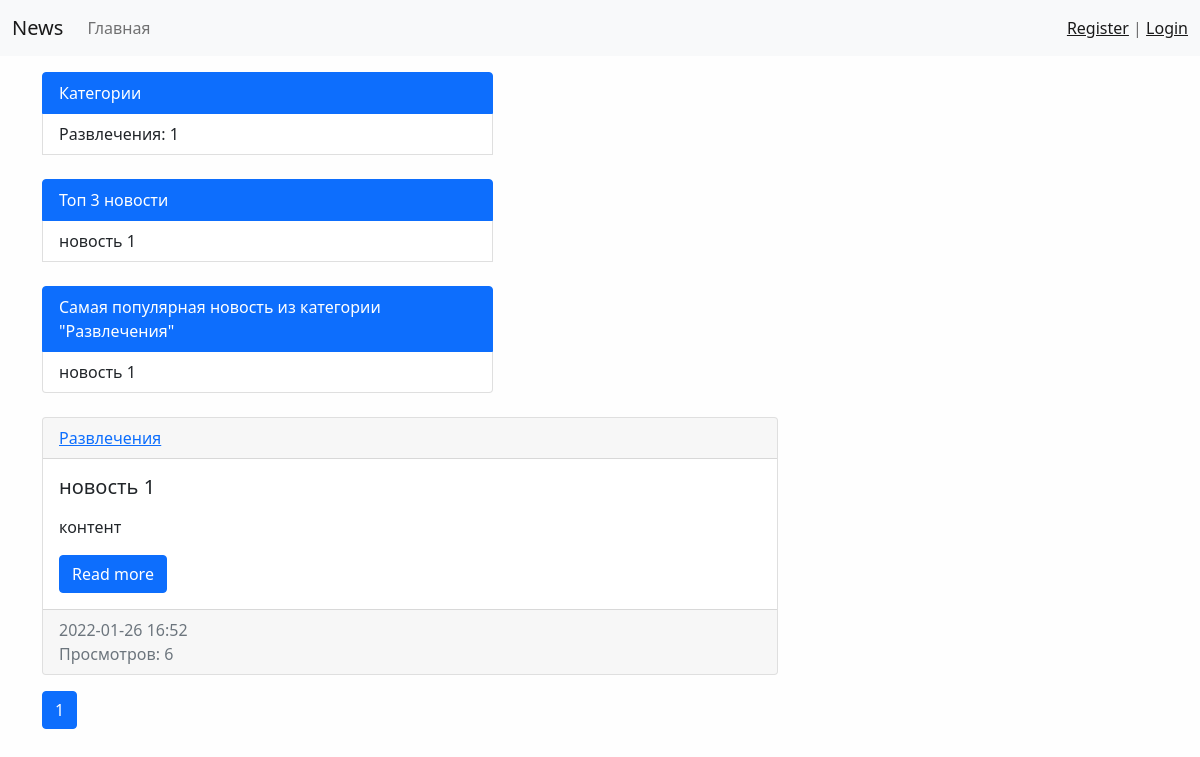
/category/6, run on an earlier commit of the app's database.
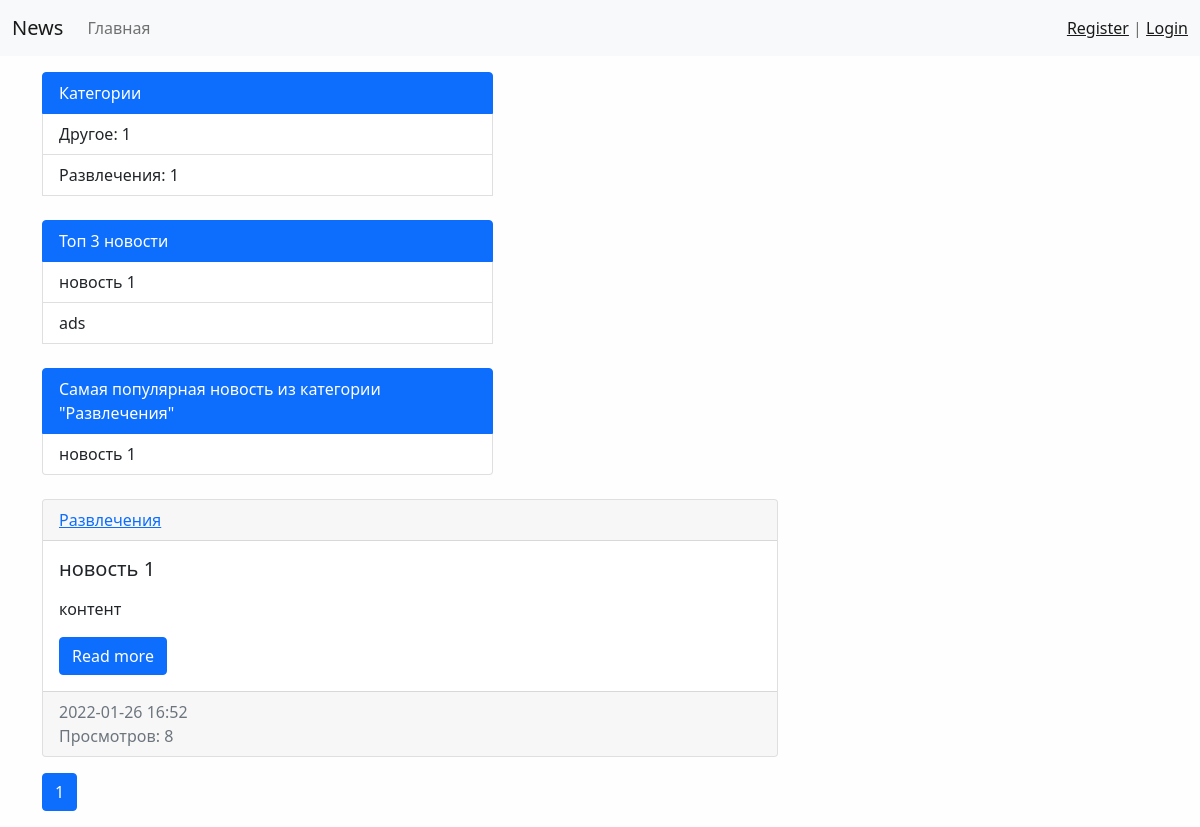
And on a later commit of the database.
### news/models.py (models this page shows)
class Category(models.Model):
    title = models.CharField(max_length=150, db_index=True, verbose_name='Наименование категории')
    def __str__(self):
        return self.title
    def get_absolute_url(self):
        return reverse('category', kwargs={"category_id": self.pk})
    class Meta:
        verbose_name = 'Категория'
        verbose_name_plural = 'Категории'
        ordering = ['-title']

class News(models.Model):
    title = models.CharField(max_length=150, verbose_name='Название')
    content = models.TextField(blank=True, verbose_name='Содержание')
    created_at = models.DateTimeField(auto_now_add=True, verbose_name='Дата создания')
    updated_at = models.DateTimeField(auto_now=True, verbose_name='Дата редактирования')
    photo = models.ImageField(upload_to='photos/%Y/%m/%d/', verbose_name='Фото', blank=True)
    is_published = models.BooleanField(default=False, verbose_name='Опубликовано')
    category = models.ForeignKey('Category', on_delete=models.PROTECT, verbose_name='Категория')
    views = models.IntegerField(default=0)
    def get_absolute_url(self):
        return reverse('view-news', kwargs={"pk": self.pk})
    def __str__(self):
        return f'{self.title}'
    class Meta:
        verbose_name = 'Новость'
        verbose_name_plural = 'Новости'
        ordering = ['-created_at']

### news/views.py (the view)
# urls.py: path('category/<int:category_id>', views.NewsByCategory.as_view(extra_context={'title': 'Страница'}),
class NewsByCategory(ListView):
    model = News
    template_name = 'news/category_news_list.html'
    context_object_name = 'news'
    allow_empty = False
    paginate_by = 4
    def get_context_data(self, *, object_list=None, **kwargs):
        context = super().get_context_data(**kwargs)
        context['title'] = Category.objects.get(pk=self.kwargs["category_id"])
        context['popular_news'] = News.objects.filter(category__title=context['title']).order_by('-views').first()
        return context
    def get_queryset(self):
        return News.objects.filter(category_id=self.kwargs["category_id"], is_published=True)

### news/templatetags/news_tags.py (called while the page is built)
@register.simple_tag(name='get_list_categories')
def get_categories():
    categories = Category.objects.filter(news__is_published=True).annotate(cnt=Count('news')).order_by('-cnt')
    return categories

@register.simple_tag(name='get_list_popular_news')
def get_popular_news():
    popular_news = News.objects.order_by('-views')
    return popular_news[:3]

### news/templates/news/category_news_list.html (shortened to what this page needs)
{% extends 'news/base.html' %}
{% load news_tags %}
{% block sidebar %}
    {% include 'includes/_sidebar.html' %}
    <div class="list-group">
        <div class="list-group-item list-group-item-action active">Топ 3 новости</div>
        {% get_list_popular_news as news %}
        {% for item in news %}
            <a href="{{ item.get_absolute_url }}" class="list-group-item list-group-item-action">{{ item.title }}</a>
        {% endfor %}
        <br>
        <div class="list-group">
            <div class="list-group-item list-group-item-action active">Самая популярная новость из категории "{{ title }}"</div>
            <a href="{{ popular_news.get_absolute_url }}"
               class="list-group-item list-group-item-action">{{ popular_news }}</a>
        </div>
        <br>
    </div>
{% endblock %}
{% block content %}
    {% for item in news %}
        <div class="card mb-3 ">
            <div class="card-header">
                <a href="{{ item.category.get_absolute_url }}">{{ item.category }}</a>
            </div>
            <div class="card-body">
                <div class="media">
                    <div class="media-body">
                        <h5 class="card-title">{{ item.title }}</h5>
                        <p class="card-text">{{ item.content|safe|linebreaks|truncatewords:100 }}</p>
                        <a href="{{ item.get_absolute_url }}" class="btn btn-primary">Read more</a>
                    </div>
                </div>
            </div>
            <div class="card-footer text-muted">
                {{ item.created_at|date:"Y-m-d H:i" }}<br>Просмотров: {{ item.views }}
            </div>
        </div>
    {% endfor %}
{% endblock %}

### news/templates/includes/_sidebar.html
{% load news_tags %}
<div class="list-group">
    <div class="list-group-item list-group-item-action active">Категории</div>
    {% get_list_categories as categories %}
    {% for category in categories%}
            <a href="{{ category.get_absolute_url }}" class="list-group-item list-group-item-action">{{ category.title }}: {{ category.cnt}}</a>
    {% endfor %}
    <br>
</div>

What changed in the data, as far as the page shows it:
now on this page (row unchanged): Category: title "Другое", cnt "1"
changed News "новость 1": views "6" → "8"
added News: title "ads"
